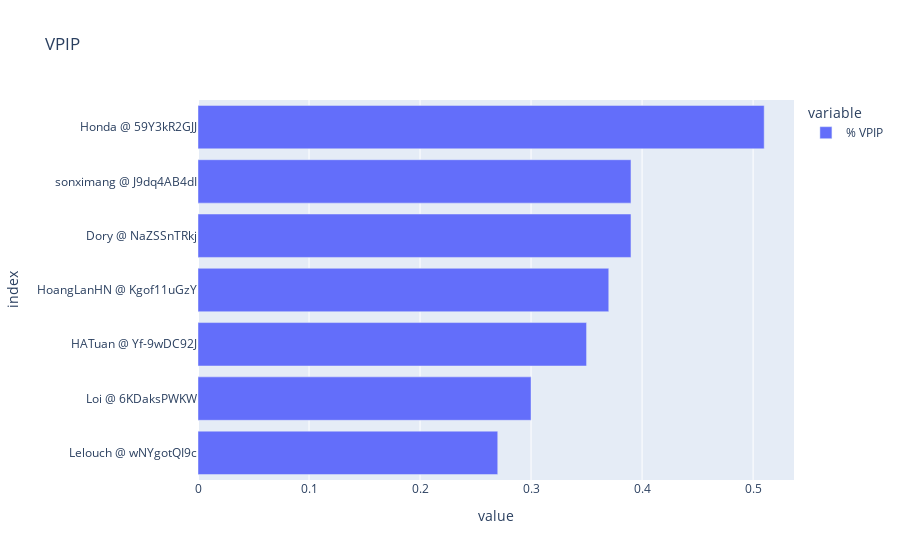

Notebook code cell kept with this figure:
### Code cell
pl.sort_values(by='% VPIP')['% VPIP'].plot(kind='barh', title='VPIP')

### Figure 1 — Plotly figure (JSON) as saved in the notebook; plotly's stock layout.template omitted (floating-point values rounded to 4 significant figures)
{"data": [{"alignmentgroup": "True", "hovertemplate": "variable=% VPIP<br>value=%{x}<br>index=%{y}<extra></extra>", "legendgroup": "% VPIP", "marker": {"color": "#636efa", "pattern": {"shape": ""}}, "name": "% VPIP", "offsetgroup": "% VPIP", "orientation": "h", "showlegend": true, "textposition": "auto", "type": "bar", "x": [0.27, 0.3, 0.35, 0.37, 0.39, 0.39, 0.51], "xaxis": "x", "y": ["Lelouch @ wNYgotQI9c", "Loi @ 6KDaksPWKW", "HATuan @ Yf-9wDC92J", "HoangLanHN @ Kgof11uGzY", "Dory @ NaZSSnTRkj", "sonximang @ J9dq4AB4dI", "Honda @ 59Y3kR2GJJ"], "yaxis": "y"}], "layout": {"barmode": "relative", "legend": {"title": {"text": "variable"}, "tracegroupgap": 0}, "title": {"text": "VPIP"}, "xaxis": {"anchor": "y", "domain": [0, 1], "title": {"text": "value"}}, "yaxis": {"anchor": "x", "domain": [0, 1], "title": {"text": "index"}}}}
